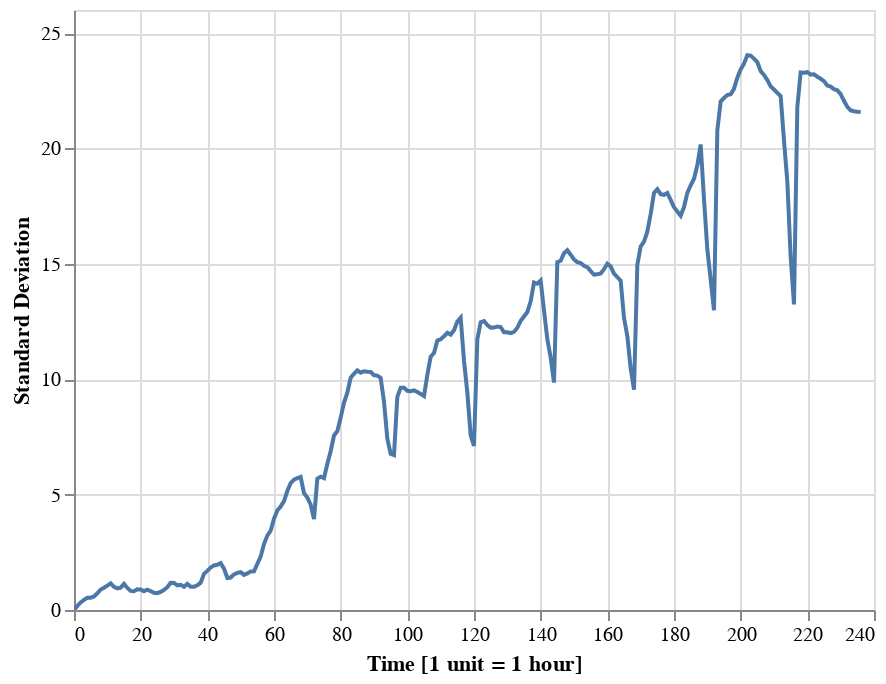

This figure's notebook cell:
### Code cell
hfsp.std_plt(ensemble_data)

### Figure 1 — Vega-Lite specification as saved in the notebook (floating-point values rounded to 4 significant figures; data arrays with more than 128 entries replaced by an {"elided": "..."} marker saying what was removed)
{"config": {"view": {"continuousWidth": 400, "continuousHeight": 300}}, "data": {"name": "data-311d2d7daf476e8d87e1775e3692b2e3"}, "mark": "line", "encoding": {"x": {"type": "quantitative", "field": "Time_step", "title": "Time [1 unit = 1 hour]"}, "y": {"type": "quantitative", "field": "std", "title": "Standard Deviation"}}, "selection": {"selector002": {"type": "interval", "bind": "scales", "encodings": ["x", "y"]}}, "$schema": "https://vega.github.io/schema/vega-lite/v4.8.1.json", "datasets": {"data-311d2d7daf476e8d87e1775e3692b2e3": {"elided": "237 records"}}}
